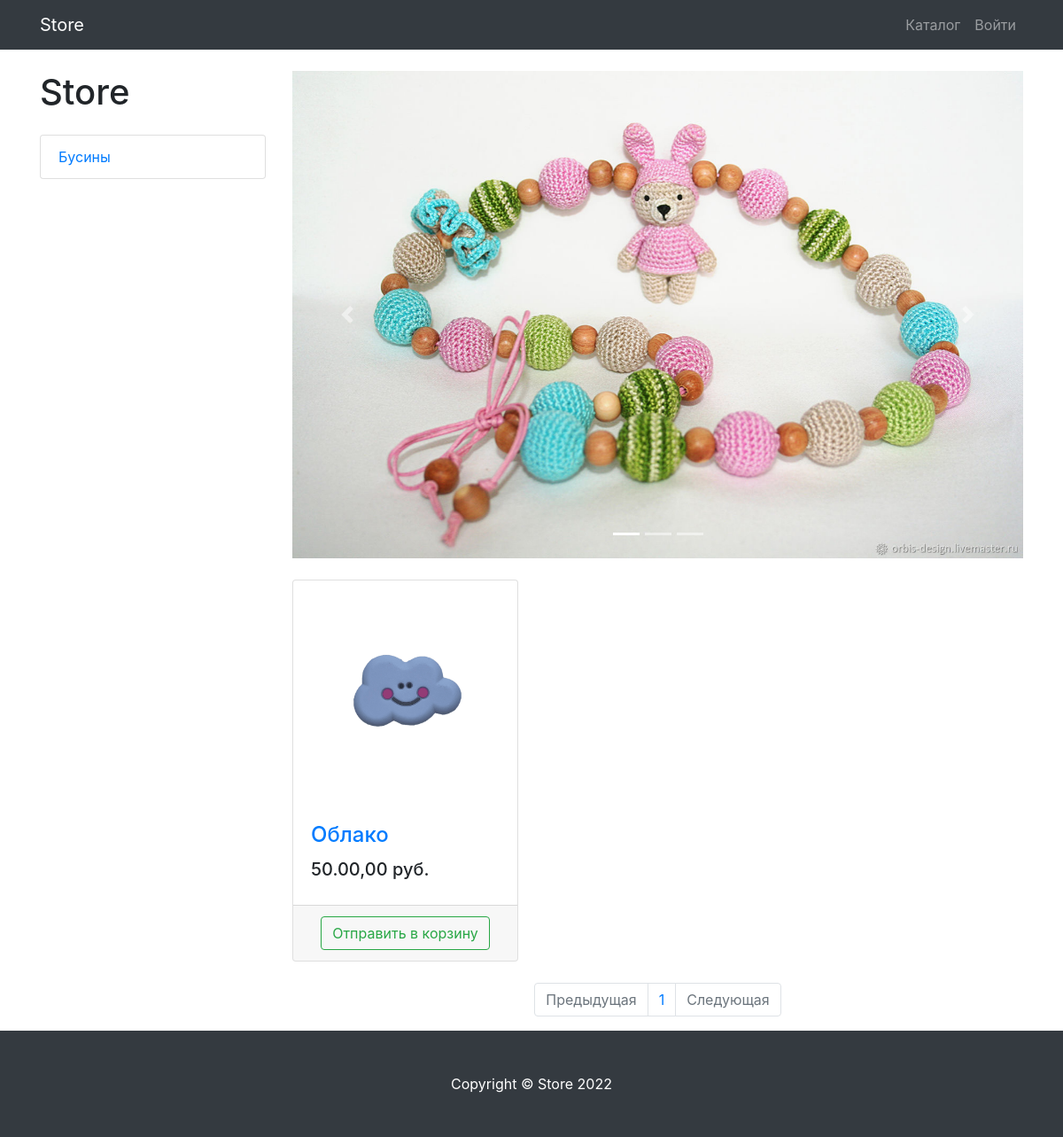
Before: /products/ with the older database file.
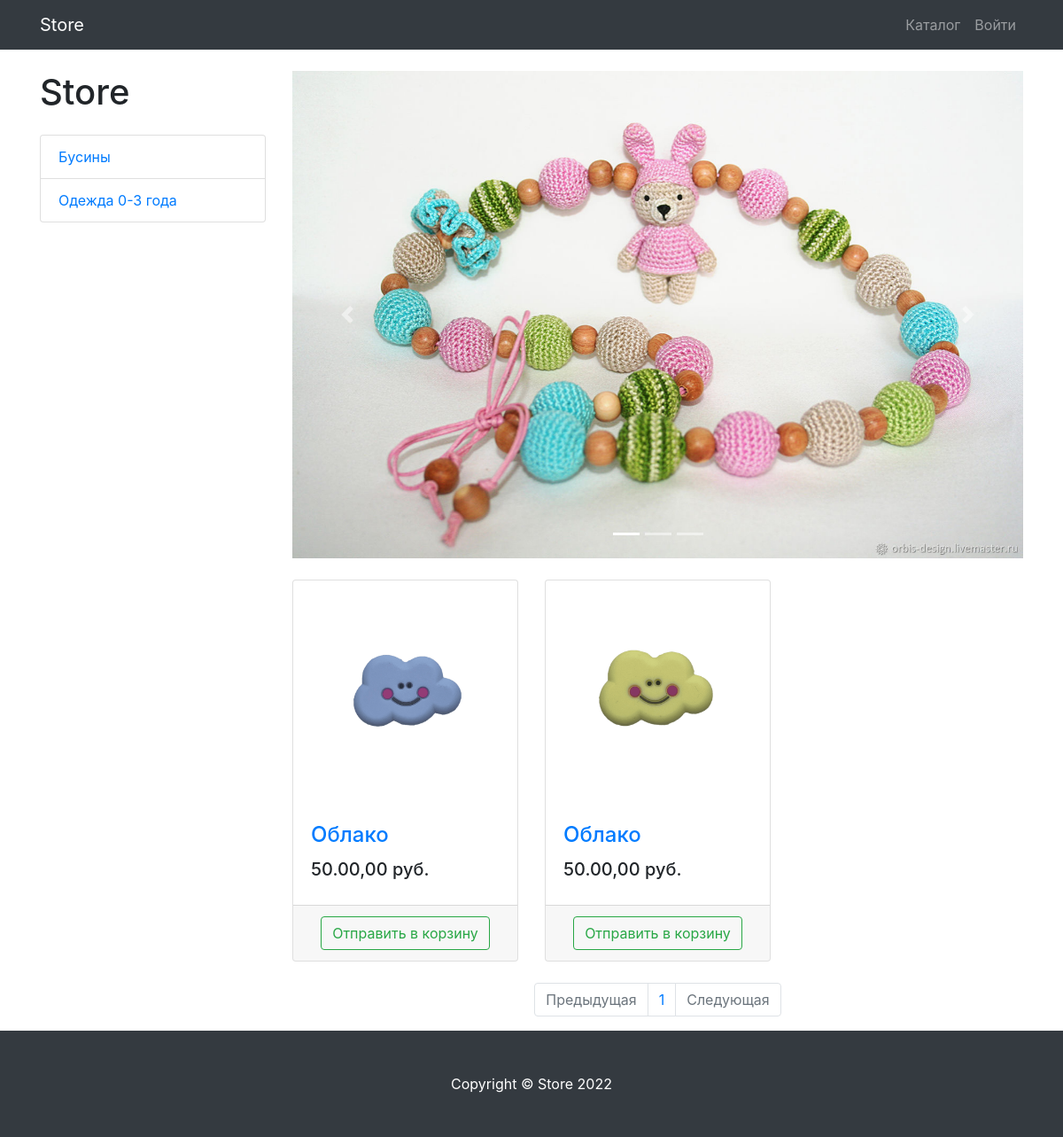
After: the same page with the newer database file.
### products/models.py (models this page shows, shortened)
class ProductCategory(models.Model):
    name = models.CharField(max_length=128, unique=True)
    description = models.TextField(null=True, blank=True)
    class Meta:
        verbose_name = 'Категорию товаров'
        verbose_name_plural = 'Категории товаров'

class Product(models.Model):
     name = models.CharField(max_length=256)
     description = models.TextField(null=True, blank=True)
     size = models.CharField(max_length=256)
     price = models.DecimalField(max_digits=7, decimal_places=2)
     quantity = models.PositiveIntegerField(default=0)
     image = models.ImageField(upload_to='products_images')
     category = models.ForeignKey(to=ProductCategory, on_delete=models.CASCADE)
     class Meta:
        verbose_name = 'Товар'
        verbose_name_plural = 'Товары'

### products/views.py (the view)
# urls.py: path('', products, name='index'),
def products(request, category_id=None, page_number=1):
    products = Product.objects.filter(category_id=category_id) if category_id else Product.objects.all()
    per_page = 12
    paginator = Paginator(products, per_page)
    products_paginator = paginator.page(page_number)
    context = {
        'title': 'Volsi - Каталог',
        'categories': ProductCategory.objects.all(),
        'products': products_paginator,
    }
    return render(request, 'products/products.html', context)

### products/templates/products/products.html (shortened to what the changed rows need)
{% extends 'products/base.html'%}
{% load static %}
 {% block css %}
    <link href="{%static 'vendor/css/products.css'%}" rel="stylesheet">
 {% endblock %}
 {% block content %}
    <div class="container">
    <div class="row">
        <div class="col-lg-3">
            <h1 class="my-4">Store</h1>
            <div class="list-group">
                {% for category in categories%}
                 <a href="{% url 'products:category' category.id %}" class="list-group-item">{{category.name}}</a>
                {% endfor %}
            </div>
        </div>
        <div class="col-lg-9">
            <div class="row">
            {% for product in products%}
                <div class="col-lg-4 col-md-6 mb-4">
                    <div class="card h-100">
                        <a href="#">
                            <img class="card-img-top"
                                 src="{{ product.image.url }}"
                                 alt="">
                        </a>
                        <div class="card-body">
                            <h4 class="card-title">
                                <a href="#">{{product.name}}</a>
                            </h4>
                            <h5>{{product.price}},00 руб.</h5>
                        </div>
                        <div class="card-footer text-center">
                             <a class="btn btn-outline-success" href="{% url 'products:basket_add' product.id %}">
                                Отправить в корзину
                            </a>
                        </div>
                    </div>
                </div>
             {% endfor %}
            </div>
            <nav aria-label="Page navigation example">
                <ul class="pagination justify-content-center">
                    {% for page in products.paginator.page_range%}
                    <li class="page-item">
                        <a class="page-link" href="{%url 'products:paginator' page %}">
                            {{page}}
                        </a>
                    </li>
                    {%endfor%}
                </ul>
            </nav>
        </div>
    </div>
</div>
 {% endblock %}

Changed rows visible on the page:
added ProductCategory: name "Одежда 0-3 года"
added Product: image (picture), name "Облако", price "50.00"
